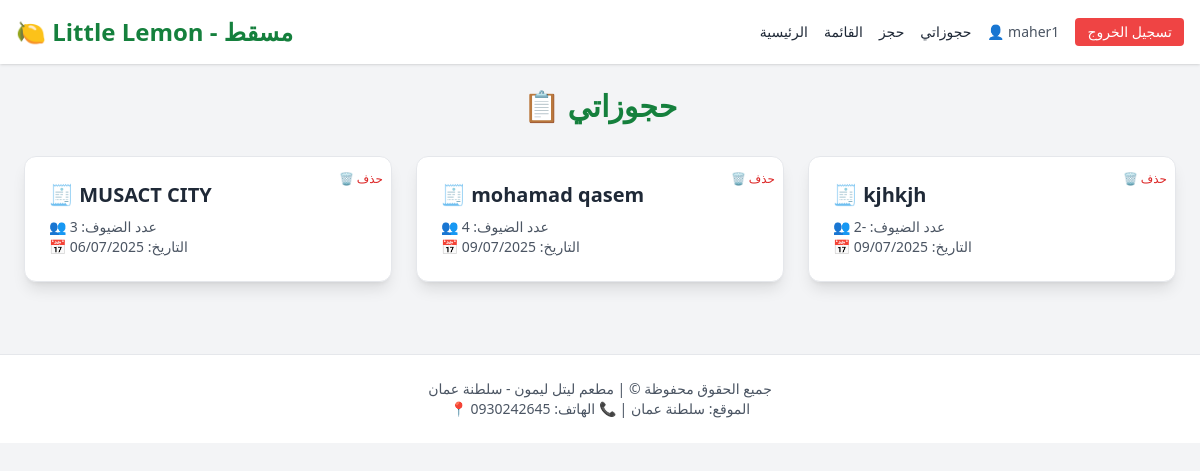
Page /reversing/ (signed in) on the committed database.
### Resturant/models.py (models this page shows, shortened)
class Booking(models.Model):
    user = models.ForeignKey(User, on_delete=models.CASCADE)
    name = models.CharField(max_length=100)
    no_of_guests = models.IntegerField()
    booking_date = models.DateField()

### Resturant/views.py (the view)
# urls.py: path('reversing/', views.reversing, name='reversing'),
@login_required(login_url='/accounts/login/')
def reversing(request):
    bookings = Booking.objects.filter(user=request.user)  # ✅ عرض حجوزات المستخدم فقط
    return render(request, 'reversing.html', {'bookings': bookings})

### templates/reversing.html (shortened to what this page needs)
{% extends 'base.html' %}
{% block content %}
<h2 class="text-3xl font-bold text-center text-green-700 mb-8">📋 حجوزاتي</h2>
{% if bookings %}
  <div class="grid grid-cols-1 md:grid-cols-2 lg:grid-cols-3 gap-6">
    {% for booking in bookings %}
      <div class="bg-white p-6 rounded-xl shadow-lg border border-gray-200 hover:shadow-xl transition relative" data-aos="fade-up">
        <h3 class="text-xl font-semibold text-gray-800 mb-2">🧾 {{ booking.name }}</h3>
        <p class="text-sm text-gray-600">👥 عدد الضيوف: {{ booking.no_of_guests }}</p>
        <p class="text-sm text-gray-600">📅 التاريخ: {{ booking.booking_date|date:"d/m/Y" }}</p>
        <form action="{% url 'delete_booking' booking.id %}" method="post" class="absolute top-2 right-2">
          <button type="submit" class="text-red-600 hover:text-red-800 text-xs">🗑 حذف</button>
        </form>
      </div>
    {% endfor %}
  </div>
{% else %}
  <p class="text-center text-gray-500 text-lg">لا توجد حجوزات حالياً.</p>
{% endif %}
{% endblock %}

### templates/base.html (shortened to what this page needs)
<!DOCTYPE html>
<html lang="ar">
<head>
  <script src="https://cdn.tailwindcss.com"></script>
  <link href="https://unpkg.com/aos@2.3.1/dist/aos.css" rel="stylesheet">
</head>
<body class="bg-gray-100 text-gray-800">
  <header class="bg-white shadow p-4 flex justify-between items-center sticky top-0 z-50">
    <h1 class="text-2xl font-bold text-green-700">🍋 Little Lemon - مسقط</h1>
    <nav class="flex gap-4 items-center">
      <a href="/" class="hover:underline text-sm">الرئيسية</a>
      <a href="/menu/" class="hover:underline text-sm">القائمة</a>
      <a href="/booking/" class="hover:underline text-sm">حجز</a>
      <a href="/reversing/" class="hover:underline text-sm">حجوزاتي</a>
      {% if user.is_authenticated %}
        <span class="text-sm text-gray-600">👤 {{ user.username }}</span>
        <form method="post" action="{% url 'logout' %}" class="inline">
          <button type="submit" class="bg-red-500 hover:bg-red-600 text-white px-3 py-1 rounded text-sm">تسجيل الخروج</button>
        </form>
      {% else %}
        <a href="/accounts/login/" class="bg-green-500 hover:bg-green-600 text-white px-3 py-1 rounded text-sm">دخول</a>
        <a href="/accounts/register/" class="bg-blue-500 hover:bg-blue-600 text-white px-3 py-1 rounded text-sm">تسجيل</a>
      {% endif %}
    </nav>
  </header>
  <main class="p-6">
    {% block content %}{% endblock %}
  </main>
  <footer class="bg-white mt-12 border-t p-6 text-center text-sm text-gray-600" data-aos="fade-up">
    <p>جميع الحقوق محفوظة &copy; {{ now|date:"Y" }} | مطعم ليتل ليمون - سلطنة عمان</p>
    <p>📍 الموقع: سلطنة عمان | 📞 الهاتف: 0930242645</p>
  </footer>
</body>
</html>

### rows in the picture
Booking: name "MUSACT CITY", no_of_guests "3", booking_date "06/07/2025"
Booking: name "mohamad qasem", no_of_guests "4", booking_date "09/07/2025"
Booking: name "kjhkjh", no_of_guests "-2", booking_date "09/07/2025"

### other values in the picture
{{ user.username }} "maher1"
